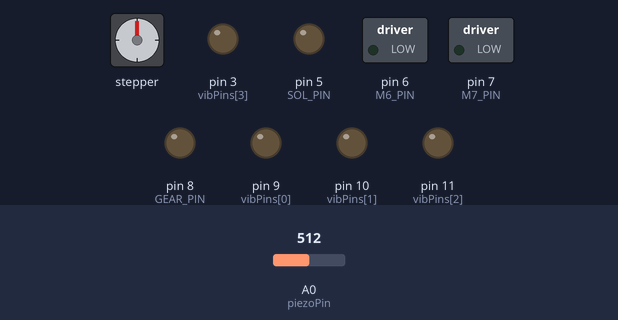
Simulated run of this sketch. Board: Arduino Uno, built with avr-gcc and run on an emulated ATmega328P. On the bench: stepper motor, switched loads named in the sketch (green lamp = pin HIGH), output pins drawn as LEDs (lit = HIGH). Wiring (inferred from the names in the program): stepper motor driver (400 steps per turn assumed): step pin 12; direction pin 4. The inputs (shaded band) are chosen by the test bench; at power-on: A0 (piezoPin) = 512. Random numbers use the default seed unless the sketch sets one; pins used as bus, display or sensor lines are not drawn.

Above: at 3.6 s.
At 13.6 s:
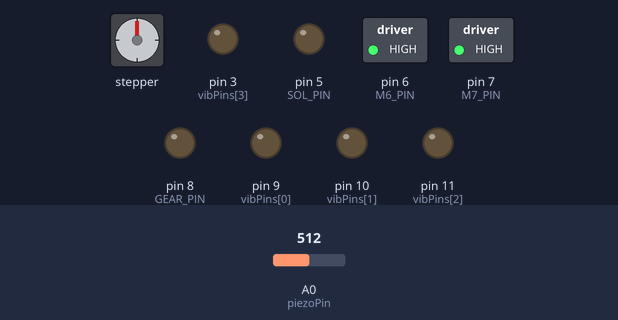
At 16.44 s:
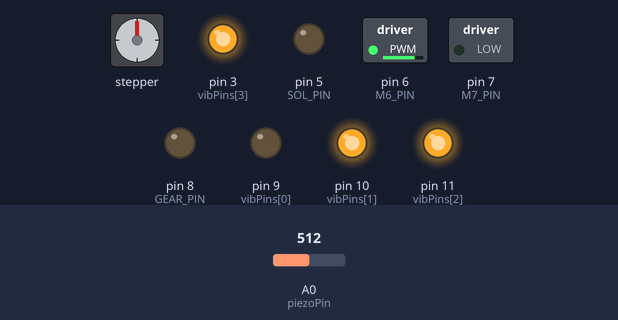
At 19.34 s:
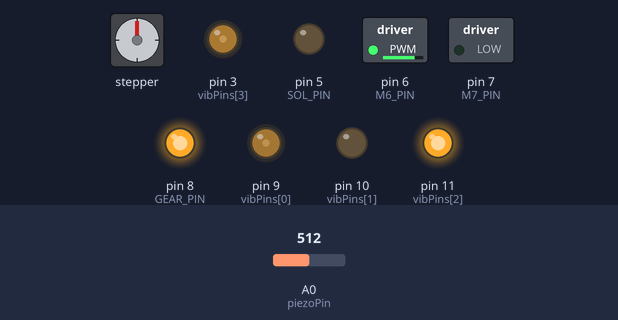
At 22.43 s:
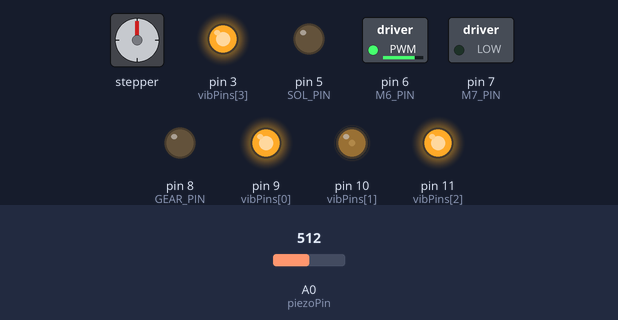
At 25.42 s:
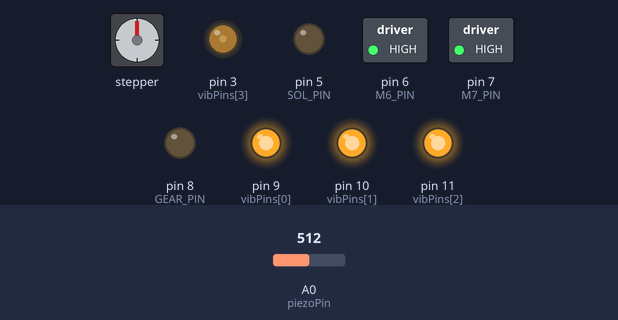
Timing chart, 0 to 25.5 s (numbered marks = the images above):
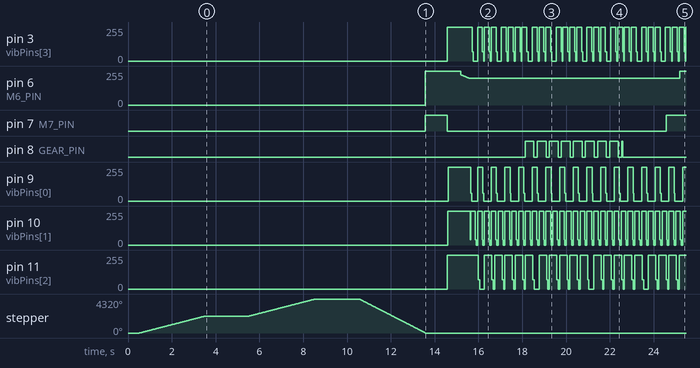

Measured:
- by itself, pin 6 (M6_PIN): ramps from 255/255 to 200/255 and jumps back, once every 11.6 s
- by itself, pin 7 (M7_PIN): LOW → HIGH at 13.6 s, → LOW 1.0 s later, → HIGH 10.0 s later
- by itself, pin 8 (GEAR_PIN): goes 8 × (HIGH 0.40 s, LOW 0.15 s), HIGH 0.05 s, then LOW
- by itself, stepper: turns 2160° clockwise in 3.0 s, then 2160° clockwise in 3.0 s, then 4320° counter-clockwise in 3.0 s

The sketch:

cacophilharmonie.ino
```cpp
#include <Arduino.h>

// --- Forward declare to satisfy Arduino's auto-prototype generation ---
struct Voice;

/* ========================= USER CONTROLS (EDIT ME) =========================
   Uno R4 PWM pins: 3, 5, 6, 9, 10, 11
   Pin plan:
   - Vibration motors: 9, 10, 11, 3  (all PWM via MOSFETs)
   - Stepper: DIR=4, STEP=12
   - Reactive DC "percussion": 6  (PWM) + optional bursts
   - Constant DC windowed: 7
   - Gearmotor: 8  (windows; while ON it pulses; 100% in finale)
   - Solenoid (no diode): 5 (PWM) with soft start/stop & 7V cap
*/

// --- Debug / Tempo ---
bool     SERIAL_DEBUG          = false;
uint16_t BPM                   = 96;
uint8_t  PPQN                  = 24;
uint32_t pieceStartMs          = 0;

// --- Piezo trigger ---
const int piezoPin             = A0;
int      triggerThreshold      = 20;
int      hysteresis            = 10;
uint16_t baselineSamples       = 100;
uint32_t lockoutMs             = 20000;

// --- Stepper program (scaled to 95%) + 2s pauses ---
// Base shape {6,6,12}; UP is two segments, DOWN should equal sum(UP) after scaling.
uint16_t stepperSegCount       = 3;
int      stepperTurnsBase[]    = { 6, 6, 12 };
int      stepperTurns[3];                 // computed in setup
float    stepperScale          = 0.95f;   // <--- 95% as requested
uint32_t stepperDurMs[]        = { 3000, 3000, 3000 };
bool     stepperDirCW[]        = { true, true, false };
uint32_t stepperPauseMs        = 2000;

// --- Fanout after stepper completes ---
uint32_t fanoutMs              = 1000;

// --- Piece length (~1 minute): reprise at ~48s, then ~9s finale + 1 bar wrap ---
uint32_t repriseAfterMs        = 48000UL; // trigger final sequence around 48 s
uint8_t  busyBars              = 1;       // one bar (~2.5 s @ 96 BPM) for the wrap

// --- Vibration motor envelopes (0..255) for pins 9/10/11/3 ---
struct ADSR { uint16_t attackMs, decayMs; uint8_t sustainLvl; uint16_t releaseMs; };
ADSR vibEnv[4] = {
  {  40, 180, 140, 120 },  // 9
  {  10, 120, 120,  90 },  // 10
  { 120, 300, 180, 250 },  // 11
  {  60, 140, 100, 120 },  // 3
};

// Euclidean settings per vib (16-step)
struct Euclid { uint8_t pulses, steps, rotate; };
Euclid vibEuclid[4] = {
  { 4, 16, 0 },   // 9
  { 8, 16, 0 },   // 10
  { 5, 16, 2 },   // 11
  { 7, 16, 1 },   // 3
};

// --- M6 reactive DC (baseline envelope) + (optional) bursts every 10s ---
ADSR motor6Env = { 200, 800, 200, 1200 };
uint32_t m6BurstIntervalMs = 10000UL;
uint16_t m6BurstDurationMs = 600;
uint8_t  m6BurstLevel      = 255;
bool     m6BurstActive     = false;
uint32_t m6NextBurstAt     = 0;
uint32_t m6BurstEndAt      = 0;

// --- M7 constant DC (windowed ON/OFF) ---
uint16_t m7OnMinSec  = 5,  m7OnMaxSec  = 15;
uint16_t m7OffMinSec = 5,  m7OffMaxSec = 15;

// --- Gearmotor on 8: windows + in-window pulses (short gap) ---
const int GEAR_PIN = 8;
// Base window durations
const unsigned long GEAR_ON_MS_BASE   = 2000;   // default ON window
const unsigned long GEAR_OFF_MS_BASE  = 3000;   // default OFF window
// Guarantee at least two long ON windows with >= 4 pulses
const unsigned long GEAR_LONG_ON_MS   = 5000;   // long ON (>= 4 pulses at ~0.55s period)
uint8_t  gearLongOnRemaining          = 2;

bool     gearOnWindow     = false;     // are we inside an ON window?
uint32_t gearWindowStart  = 0;
uint32_t gearCurrentOnMs  = GEAR_ON_MS_BASE;
uint32_t gearCurrentOffMs = GEAR_OFF_MS_BASE;

// In-window pulse dynamics: keep ON width, shorten the gap
const unsigned long GEAR_PULSE_WIDTH_MS  = 400;  // ON time (unchanged)
const unsigned long GEAR_PULSE_GAP_MS    = 150;  // OFF time between pulses (shorter)
const unsigned long GEAR_PULSE_PERIOD_MS = GEAR_PULSE_WIDTH_MS + GEAR_PULSE_GAP_MS; // 550 ms
bool     gearPulseActive    = false;
uint32_t gearPulsePrevMs    = 0;
uint32_t gearPulseStartMs   = 0;

// Finale override (still forces 100%)
bool     gearForceFull      = false;

// --- Solenoid (no diode!) on PWM pin 5 with soft ramps and 7V cap ---
const int SOL_PIN = 5;          // PWM
// Coil fed by 12V supply → to emulate ≤7V, cap duty ≈ 7/12 ≈ 0.58
uint8_t  solDutyCap        = 148;      // 58% of 255 ≈ 148 (max allowed duty)
uint8_t  solPullDuty       = 148;      // pull-in duty (capped)
uint8_t  solHoldDuty       = 110;      // hold duty (keep sound but lower stress)
uint16_t solRampUpMs       = 20;       // soft-start time
uint16_t solRampDownMs     = 40;       // soft-stop time (longer = safer)
uint16_t solMinOffMs       = 80;       // min time before next hit (avoid chatter)
uint16_t solMinOnMs        = 60;       // min time on (avoid buzz)
uint16_t solHitOnMs        = 90;       // percussive hit on-time before ramp down

/* ===== Pins ===== */
int vibPins[4]   = { 9, 10, 11, 3 };   // vib motors (ALL PWM)
const int DIR_PIN= 4;                  // stepper DIR
const int STEP_PIN=12;                 // stepper STEP
const int M6_PIN = 6;                  // reactive DC (PWM)
const int M7_PIN = 7;                  // constant DC (digital/PWM)

// --- Stepper timings ---
const uint16_t STEPS_PER_REV = 400;
const uint16_t STEP_PULSE_US = 10;
const uint16_t DIR_SETUP_US  = 20;

/* ========================= INTERNALS ========================= */

static inline bool isPWMPin(int p){ return (p==3 || p==5 || p==6 || p==9 || p==10 || p==11); }

// ----- Voice type (must precede helpers) -----
struct Voice {
  bool     active   = false;
  bool     gate     = false;
  uint32_t gateOnMs = 0;
  uint32_t gateOffMs= 0;
  uint8_t  level    = 0;
  ADSR     env;
  int      pin;
  bool     pwmCapable = true;
  uint32_t strikeEndMs = 0;
};

// Vib calibration (to even out loudness across motors 9/10/11/3)
float   vibGain[4]   = {1.35, 1.00, 1.50, 1.60};
uint8_t vibFloor[4]  = {  60,   40,   70,   70};
uint16_t vibStrikeMs = 50;

// Helpers
static inline void writeLevel(Voice &v, uint8_t lvl){
  v.level = lvl;
  if (v.pwmCapable) analogWrite(v.pin, lvl);
  else digitalWrite(v.pin, (lvl > 0) ? HIGH : LOW);
}
static inline void gateOn (Voice &v, uint32_t now){ v.gate = true;  v.active = true;  v.gateOnMs  = now; v.strikeEndMs = now + vibStrikeMs; }
static inline void gateOff(Voice &v, uint32_t now){ v.gate = false; v.gateOffMs = now; }
static inline uint8_t computeADSR(const ADSR &e, bool gate, uint32_t onMs, uint32_t offMs, uint32_t nowMs){
  if (gate) {
    uint32_t t = nowMs - onMs;
    if (t <= e.attackMs) return (uint8_t)min<uint32_t>(255, (t * 255UL) / max<uint16_t>(1, e.attackMs));
    t -= e.attackMs;
    if (t <= e.decayMs) {
      uint8_t from = 255, to = e.sustainLvl;
      return (uint8_t)(from + (int32_t)(to - from) * (int32_t)t / (int32_t)max<uint16_t>(1, e.decayMs));
    }
    return e.sustainLvl;
  } else {
    uint32_t t = nowMs - offMs;
    if (t >= e.releaseMs) return 0;
    uint8_t start = e.sustainLvl;
    int32_t val = (int32_t)start - ((int32_t)start * (int32_t)t / (int32_t)max<uint16_t>(1, e.releaseMs));
    return (uint8_t)max<int32_t>(0, val);
  }
}

// Drive vib with gain/floor/strike
static inline void driveVibImpl(Voice &vv, uint8_t idx, uint32_t now){
  uint8_t base = computeADSR(vv.env, vv.gate, vv.gateOnMs, vv.gateOffMs, now);
  uint16_t eff = (uint16_t)((float)base * vibGain[idx]);
  if (eff > 0 && eff < vibFloor[idx]) eff = vibFloor[idx];
  if (vv.gate && now <= vv.strikeEndMs) eff = 255;
  if (eff > 255) eff = 255;
  writeLevel(vv, (uint8_t)eff);
  if (!vv.gate && eff == 0) vv.active = false;
}

// Random window helper
uint32_t rndMillis(uint16_t sMin, uint16_t sMax){ if (sMax < sMin) sMax = sMin; return (uint32_t)random(sMin, sMax+1) * 1000UL; }

// Euclid generator (16)
void fillEuclid(bool *out16, uint8_t pulses, uint8_t steps, uint8_t rotate){
  const uint8_t N = 16;
  bool tmp[N] = {0};
  steps  = constrain(steps, 1, N);
  pulses = constrain(pulses, 0, steps);
  for (uint8_t i=0; i<steps; i++) tmp[i] = ((i*pulses)/steps) != (((i+1)*pulses)/steps);
  for (uint8_t i=0; i<N; i++) out16[(i + (rotate & (N-1))) & (N-1)] = (i < steps) ? tmp[i] : false;
}

// Stepper helpers
inline void pulseStep(uint16_t hi, uint16_t lo){ digitalWrite(STEP_PIN, HIGH); delayMicroseconds(hi); digitalWrite(STEP_PIN, LOW); delayMicroseconds(lo); }
void rotateTurns(int turns, uint32_t durMs, bool cw){
  uint32_t steps = (uint32_t)abs(turns) * STEPS_PER_REV; if (!steps || !durMs) return;
  digitalWrite(DIR_PIN, cw ? HIGH : LOW); delayMicroseconds(DIR_SETUP_US);
  uint32_t period = (durMs * 1000UL) / steps; if (period <= STEP_PULSE_US) period = STEP_PULSE_US + 1;
  uint16_t low_us = (uint16_t)(period - STEP_PULSE_US);
  for (uint32_t i=0; i<steps; i++) pulseStep(STEP_PULSE_US, low_us);
}
void runStepperScaled(){
  for (uint16_t i=0; i<stepperSegCount; i++) {
    rotateTurns(stepperTurns[i], stepperDurMs[i], stepperDirCW[i]);
    if (i < stepperSegCount - 1) delay(stepperPauseMs);
  }
}

// Fanout
void doFanout(){
  uint32_t t0 = millis();
  analogWrite(M6_PIN, 255);
  digitalWrite(M7_PIN, HIGH);
  while (millis() - t0 < fanoutMs) delay(1);
  analogWrite(M6_PIN, 0);
  digitalWrite(M7_PIN, LOW);
}

/* ---------- Solenoid soft controller (Pin 5 PWM) ---------- */
enum SolState { SOL_IDLE, SOL_RAMP_UP, SOL_HOLD, SOL_RAMP_DOWN };
SolState solState = SOL_IDLE;
uint8_t  solCurrentDuty = 0;
uint32_t solPhaseStart  = 0;
uint32_t solLastChange  = 0;

static inline uint8_t clampDuty(uint8_t d){ return (d > solDutyCap) ? solDutyCap : d; }
static inline void solWrite(uint8_t duty){ analogWrite(SOL_PIN, clampDuty(duty)); }

void solBeginHit(uint32_t now){
  if (now - solLastChange < solMinOffMs && solState != SOL_IDLE) return;
  solState = SOL_RAMP_UP; solPhaseStart = now; solLastChange = now;
}

void solUpdate(uint32_t now){
  switch (solState){
    case SOL_IDLE:
      solCurrentDuty = 0; solWrite(0);
      break;
    case SOL_RAMP_UP: {
      uint32_t t = now - solPhaseStart;
      if (t >= solRampUpMs){
        solCurrentDuty = solPullDuty;
        solWrite(solCurrentDuty);
        solState = SOL_HOLD; solPhaseStart = now;
      } else {
        uint8_t d = (uint8_t)((uint32_t)solPullDuty * t / max<uint16_t>(1, solRampUpMs));
        solCurrentDuty = d; solWrite(d);
      }
    } break;
    case SOL_HOLD: {
      uint32_t t = now - solPhaseStart;
      if (t >= solHitOnMs && t >= solMinOnMs){
        solCurrentDuty = solHoldDuty; solWrite(solCurrentDuty);
        solState = SOL_RAMP_DOWN; solPhaseStart = now;
      } else {
        solWrite(solPullDuty);
      }
    } break;
    case SOL_RAMP_DOWN: {
      uint32_t t = now - solPhaseStart;
      if (t >= solRampDownMs){
        solCurrentDuty = 0; solWrite(0);
        solState = SOL_IDLE; solLastChange = now;
      } else {
        uint8_t d = (uint8_t)((uint32_t)solHoldDuty * (solRampDownMs - t) / max<uint16_t>(1, solRampDownMs));
        solCurrentDuty = d; solWrite(d);
      }
    } break;
  }
}

// Quick API for a percussive “click”
void solHit(){ solBeginHit(millis()); }

/* -------------------- Runtime state -------------------- */

const uint8_t STEPS_PER_BAR = 16;
bool vibPattern[4][STEPS_PER_BAR];

const int numReadings = 5;
int readings[numReadings] = {0};
int readIndex = 0; long total = 0; int smoothed = 0; int baseline = 0;

enum SystemState { IDLE, STEPPER_RUNNING, FANOUT_STATE, SEQUENCING, REPRISE_STEPPER, BUSY_CRESCENDO };
SystemState state = IDLE;
uint32_t stateStartMs = 0, lockoutUntil = 0;

uint32_t lastTickMs = 0, ticks = 0;
uint32_t tickIntervalMs(){ return max<uint32_t>(1, (60000UL / BPM) / PPQN); }
uint32_t barsElapsed = 0;

Voice vib[4], m6;
bool     m7IsOn = false;
uint32_t m7WindowEndMs = 0;

/* ========================= SETUP ========================= */
void setup(){
  if (SERIAL_DEBUG) { Serial.begin(115200); delay(50); }
  randomSeed(analogRead(A1));

  // Stepper scaling to 95% with balanced down:
  // up1 = round(6*0.95), up2 = round(6*0.95), down = up1 + up2 (balanced)
  int up1 = (int)round(stepperTurnsBase[0] * stepperScale);
  int up2 = (int)round(stepperTurnsBase[1] * stepperScale);
  if (up1 < 1) up1 = 1;
  if (up2 < 1) up2 = 1;
  int down = up1 + up2; // ensure perfect balance
  stepperTurns[0] = up1;
  stepperTurns[1] = up2;
  stepperTurns[2] = down;

  // Vib: 9/10/11/3
  for (int i=0;i<4;i++){
    pinMode(vibPins[i], OUTPUT);
    vib[i].pin = vibPins[i];
    vib[i].env = vibEnv[i];
    vib[i].pwmCapable = isPWMPin(vibPins[i]);
    writeLevel(vib[i], 0);
  }

  // Stepper
  pinMode(DIR_PIN, OUTPUT);
  pinMode(STEP_PIN, OUTPUT);
  digitalWrite(STEP_PIN, LOW);

  // DC motors
  pinMode(M6_PIN, OUTPUT); analogWrite(M6_PIN, 0);
  pinMode(M7_PIN, OUTPUT); digitalWrite(M7_PIN, LOW);

  // Gearmotor (Pin 8)
  pinMode(GEAR_PIN, OUTPUT); digitalWrite(GEAR_PIN, LOW);
  gearForceFull      = false;
  gearOnWindow       = false;
  gearWindowStart    = millis();
  gearCurrentOnMs    = GEAR_ON_MS_BASE;
  gearCurrentOffMs   = GEAR_OFF_MS_BASE;
  gearPulseActive    = false;
  gearPulsePrevMs    = millis();
  gearPulseStartMs   = 0;

  // Solenoid (Pin 5 PWM)
  pinMode(SOL_PIN, OUTPUT); analogWrite(SOL_PIN, 0);
  solState = SOL_IDLE; solCurrentDuty = 0;

  // Voice m6
  m6.pin = M6_PIN; m6.env = motor6Env; m6.pwmCapable = isPWMPin(M6_PIN); writeLevel(m6, 0);

  // Piezo baseline
  long sum=0; for (int i=0;i<(int)baselineSamples;i++){ sum += analogRead(piezoPin); delay(5); }
  baseline = sum / (int)baselineSamples;

  // Euclid for vib
  for (int v=0; v<4; v++) fillEuclid(vibPattern[v], vibEuclid[v].pulses, vibEuclid[v].steps, vibEuclid[v].rotate);

  state = IDLE; stateStartMs = millis(); lastTickMs = millis();
}

/* ========================= LOOP ========================= */
void loop(){
  uint32_t now = millis();

  // PIEZO TRIGGER
  total -= readings[readIndex];
  int raw = analogRead(piezoPin);
  readings[readIndex] = raw; total += readings[readIndex];
  readIndex = (readIndex + 1) % numReadings;
  smoothed = total / numReadings; int delta = smoothed - baseline;

  if (state == IDLE && now >= lockoutUntil){
    if (abs(delta) > (triggerThreshold + hysteresis)){
      lockoutUntil = now + lockoutMs;
      pieceStartMs = now;

      // Stepper (scaled to 95%, with balanced down)
      state = STEPPER_RUNNING; stateStartMs = now; runStepperScaled();

      // Fanout 1s
      state = FANOUT_STATE; stateStartMs = millis(); doFanout();

      // Sequencing
      state = SEQUENCING; stateStartMs = millis();
      barsElapsed = 0;

      for (int i=0;i<4; i++) gateOn(vib[i], stateStartMs);
      gateOn(m6, stateStartMs);

      // M7 windows (begin ON)
      m7IsOn = true; digitalWrite(M7_PIN, HIGH);
      m7WindowEndMs = now + rndMillis(m7OnMinSec, m7OnMaxSec);

      // Gear windows: begin OFF; first ON will be default unless long windows remain
      gearForceFull      = false;
      gearOnWindow       = false;
      gearWindowStart    = millis();
      gearPulseActive    = false;
      gearPulsePrevMs    = millis();
      gearPulseStartMs   = 0;

      // M6 burst scheduler
      m6BurstActive = false; m6NextBurstAt = millis(); m6BurstEndAt = 0;
    }
  }

  // MUSICAL CLOCK
  if (now - lastTickMs >= tickIntervalMs()){
    lastTickMs += tickIntervalMs();
    ticks++;

    if (state == SEQUENCING || state == BUSY_CRESCENDO){
      uint32_t tpq = PPQN, tpBar = tpq * 4;
      uint32_t barTick = ticks % tpBar;
      uint8_t step = (barTick * STEPS_PER_BAR) / tpBar;

      if (state == SEQUENCING){
        // Vib from Euclid
        for (int i=0;i<4;i++){
          if (vibPattern[i][step]) gateOn(vib[i], now);
          else if (vib[i].gate)    gateOff(vib[i], now);
        }
      } else {
        // BUSY: dense
        for (int i=0;i<4;i++) gateOn(vib[i], now);
      }

      if (barTick == tpBar - 1) barsElapsed++;
    }
  }

  // ABSOLUTE ~48s → reprise stepper (while others blast) → short wrap → stop
  if (state == SEQUENCING){
    if (now - pieceStartMs >= repriseAfterMs){
      state = REPRISE_STEPPER; stateStartMs = now;

      // Finale: force gearmotor HIGH (100%)
      gearForceFull = true; digitalWrite(GEAR_PIN, HIGH);

      // Final stepper run (still at scaled/balanced values)
      runStepperScaled();

      // Move into short BUSY wrap (1 bar), then stop
      state = BUSY_CRESCENDO; stateStartMs = millis();
      barsElapsed = 0;
    }
  }
  if (state == BUSY_CRESCENDO){
    static bool inited = false;
    static uint32_t busyStartBars = 0;
    uint32_t tpBar = PPQN * 4;
    uint32_t currentBars = (ticks / tpBar);
    if (!inited){ busyStartBars = currentBars; inited = true; }
    if ((currentBars - busyStartBars) >= busyBars){
      // Hard stop all
      for (int i=0;i<4;i++){ gateOff(vib[i], now); writeLevel(vib[i], 0); }
      gateOff(m6, now); writeLevel(m6, 0);
      digitalWrite(M7_PIN, LOW); m7IsOn = false;

      // Gear off
      gearForceFull = false;
      gearOnWindow = false;
      gearPulseActive = false;
      digitalWrite(GEAR_PIN, LOW);

      // Solenoid to idle
      solState = SOL_IDLE; solWrite(0);

      state = IDLE; stateStartMs = now; inited = false;
    }
  }

  // M7 ON/OFF windows
  if (state == SEQUENCING || state == BUSY_CRESCENDO){
    if (now >= m7WindowEndMs){
      if (m7IsOn){ m7IsOn = false; digitalWrite(M7_PIN, LOW);  m7WindowEndMs = now + rndMillis(m7OffMinSec, m7OffMaxSec); }
      else       { m7IsOn = true;  digitalWrite(M7_PIN, HIGH); m7WindowEndMs = now + rndMillis(m7OnMinSec,  m7OnMaxSec ); }
    }
  } else { digitalWrite(M7_PIN, LOW); m7IsOn = false; }

  // ===== Pin 8 windows + in-window pulsing (short gap) =====
  if (state == SEQUENCING || state == BUSY_CRESCENDO){
    if (!gearForceFull){
      // Window transitions
      if (gearOnWindow){
        // check ON duration
        if (now - gearWindowStart >= gearCurrentOnMs){
          gearOnWindow    = false;
          gearWindowStart = now;
          gearPulseActive = false;
          digitalWrite(GEAR_PIN, LOW);
          gearCurrentOffMs = GEAR_OFF_MS_BASE; // reset to base
        }
      } else {
        // check OFF duration
        if (now - gearWindowStart >= gearCurrentOffMs){
          gearOnWindow    = true;
          gearWindowStart = now;
          // choose ON length: use long window if any remaining
          if (gearLongOnRemaining > 0){
            gearCurrentOnMs = GEAR_LONG_ON_MS;
            gearLongOnRemaining--;
          } else {
            gearCurrentOnMs = GEAR_ON_MS_BASE;
          }
          // align pulse period to this ON start
          gearPulsePrevMs  = now;
          gearPulseStartMs = 0;
          gearPulseActive  = false;
        }
      }

      // In-window pulse train: 400ms ON + 150ms OFF = 550ms period
      if (gearOnWindow){
        if (!gearPulseActive && (now - gearPulsePrevMs >= GEAR_PULSE_PERIOD_MS)){
          gearPulsePrevMs  = now;
          gearPulseActive  = true;
          gearPulseStartMs = now;
          digitalWrite(GEAR_PIN, HIGH);
        }
        if (gearPulseActive && (now - gearPulseStartMs >= GEAR_PULSE_WIDTH_MS)){
          gearPulseActive = false;
          digitalWrite(GEAR_PIN, LOW);
        }
      }
    } else {
      // Finale override: solid HIGH
      digitalWrite(GEAR_PIN, HIGH);
    }
  } else {
    // outside musical phases
    gearOnWindow = false;
    gearPulseActive = false;
    digitalWrite(GEAR_PIN, LOW);
  }

  // M6 bursts (optional)
  if (state == SEQUENCING){
    if (!m6BurstActive && now >= m6NextBurstAt){
      m6BurstActive = true; m6BurstEndAt  = now + m6BurstDurationMs; analogWrite(M6_PIN, m6BurstLevel);
    }
    if (m6BurstActive && now >= m6BurstEndAt){
      m6BurstActive = false; analogWrite(M6_PIN, 0); m6NextBurstAt = now + m6BurstIntervalMs;
    }
  } else { m6BurstActive = false; }

  // Envelopes
  for (int i=0;i<4;i++){
    if ((state==SEQUENCING || state==BUSY_CRESCENDO) || vib[i].active){
      driveVibImpl(vib[i], i, now);
    }
  }
  if ((state==SEQUENCING || state==BUSY_CRESCENDO) || m6.active){
    if (!m6BurstActive){
      uint8_t lvl = computeADSR(m6.env, m6.gate, m6.gateOnMs, m6.gateOffMs, now);
      writeLevel(m6, lvl);
      if (!m6.gate && lvl==0) m6.active = false;
    }
  }

  // Solenoid soft controller tick
  solUpdate(now);

  delay(1);
}
```
